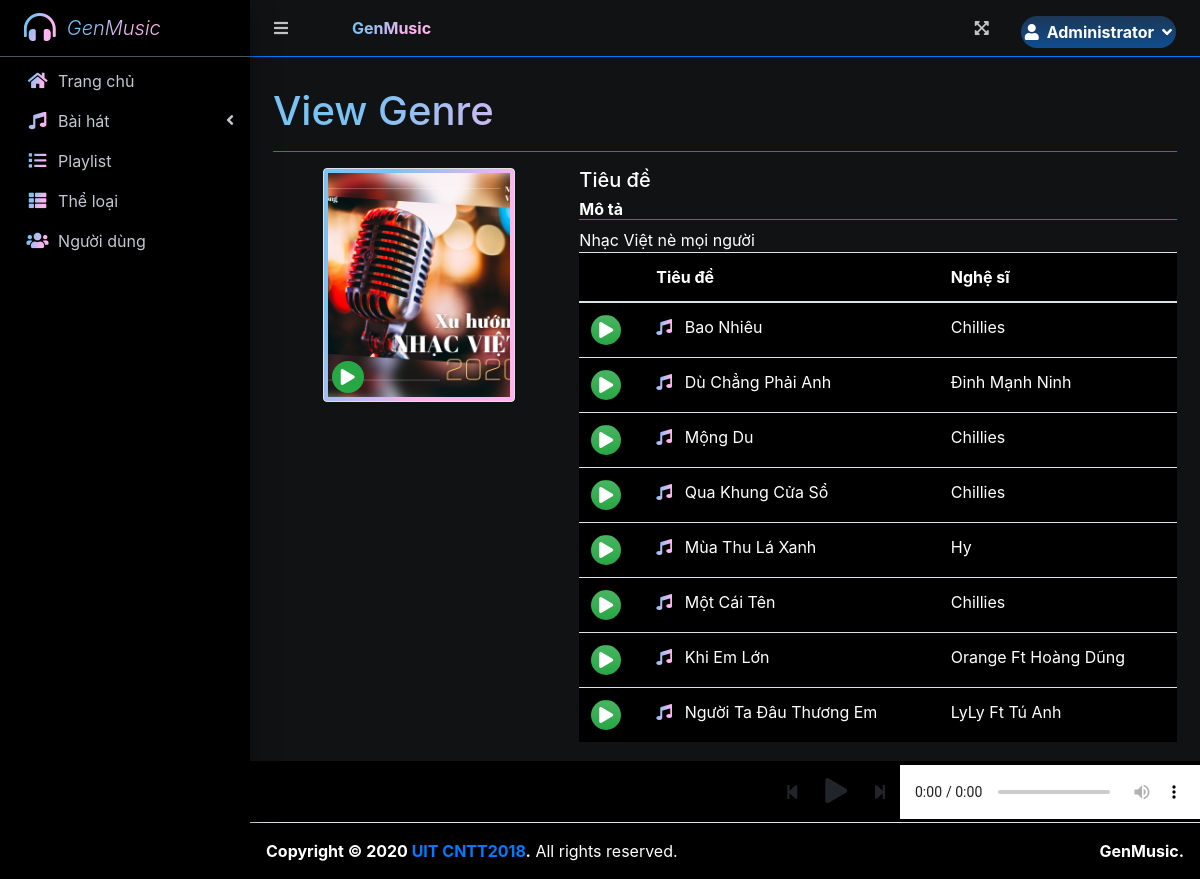
Page /index.php?page=view_genre&id=3 (signed in) on the committed database.
### tables this page shows
CREATE TABLE `uploads` (
  `id` int(30) NOT NULL,
  `user_id` int(30) NOT NULL,
  `genre_id` int(30) NOT NULL,
  `title` text NOT NULL,
  `artist` text NOT NULL,
  `description` text NOT NULL,
  `upath` text NOT NULL,
  `cover_image` text NOT NULL,
  `date_created` int(11) NOT NULL DEFAULT current_timestamp()
);

### view_genre.php (the view, shortened to what this page needs)
<?php
include 'db_connect.php';
?>
<div class="col-lg-12">
	<div class="row">
		<div class="col-md-4">
			<center>
				<div class="d-flex img-thumbnail bg-gradient-1 position-relative" style="width: 12rem">
					<img src="assets/uploads/<?php echo $cover_photo ?>" alt="" style="object-fit: cover;max-width: 100%;height:14rem">
					<span class="position-absolute" style="bottom:.5em;left:.5em"><div class=" bg-green rounded-circle d-flex justify-content-center align-items-center" style="width: 2rem;height: 2rem;cursor: pointer;" onclick="play_playlist()"><i class="fa fa-play"></i></div></span>
				</div>
			</center>
		</div>
		<div class="col-md-8">
			<h5 class="text-white">Tiêu đề <?php echo ucwords($ptitle); ?></h5>
			<h6 class="text-white border-bottom border-primary"><b class="text-white">Mô tả</b></h6>
			<div class="text-white">
				<?php echo html_entity_decode($description) ?>
			</div>
			<table class="table bg-black">
			<thead>
				<tr>
					<th></th>
					<th>Tiêu đề</th>
					<th>Nghệ sĩ</th>
				</tr>
			</thead>
			<tbody>
				<?php
				$i = 0;
					$items = $conn->query("SELECT * FROM uploads where genre_id =$id ");
					while($row= $items->fetch_assoc()):
				?>
					<tr class="pitem" data-queue="<?php echo $i ?>" data-id="<?php echo $row['id'] ?>" data-upath="<?php echo $row['upath'] ?>">
						<td>
							<span class="btn bg-gradient-success rounded-circle d-flex justify-content-center align-items-center" style="width:30px;height:30px;z-index:2" onclick="play_playlist(<?php echo $i ?>)">
								<div class="fa fa-play text-white"></div>
							</span>
						</td>
						<td>
							<i class='fa fa-music text-gradient-primary mr-2'></i>
							<?php echo ucwords($row['title']) ?>
						</td>
						<td>
							<?php echo ucwords($row['artist']) ?>
						</td>
					</tr>
				<?php
					$i++;
					endwhile;
				 ?>
			</tbody>
			</table>
		</div>
	</div>
</div>

### rows in the picture
uploads: title "Bao Nhiêu", artist "Chillies"
uploads: title "Dù Chẳng Phải Anh", artist "Đinh Mạnh Ninh"
uploads: title "Mộng Du", artist "Chillies"
uploads: title "Qua Khung Cửa Sổ", artist "Chillies"
uploads: title "Mùa Thu Lá Xanh", artist "Hy"
uploads: title "Một Cái Tên", artist "Chillies"
uploads: title "Khi Em Lớn", artist "Orange Ft Hoàng Dũng"
uploads: title "Người Ta Đâu Thương Em", artist "LyLy Ft Tú Anh"

### other values in the picture
$_SESSION['login_firstname'] "Administrator"
$title "View Genre"
html_entity_decode($description) "Nhạc Việt nè mọi người"
